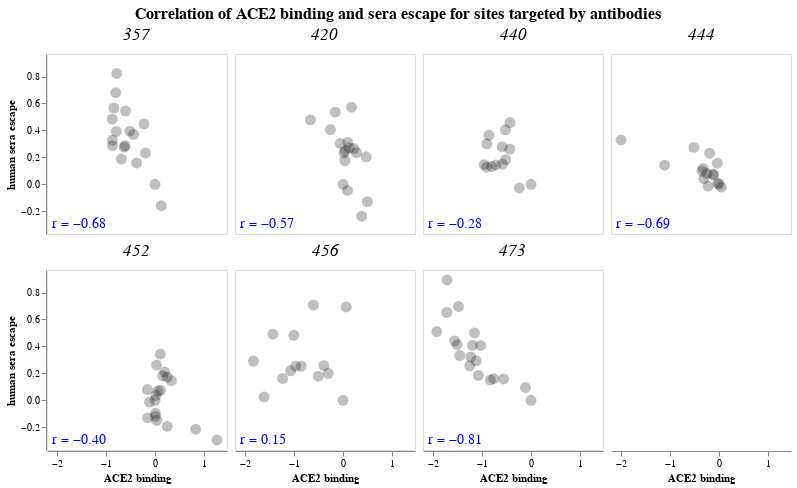

Write notebook code for a chart like this one.
### Markdown cell above
## Plot sites with serum escape

### Code cell
escape_sites = [357,420, 440, 444, 452, 456, 473]

filtered_XBB15_df = filtered_XBB15_df[filtered_XBB15_df['site'].isin(escape_sites)]

init_min_func_effect = -1.5

func_effects_slider = alt.param(
    value=init_min_func_effect,
    bind=alt.binding_range(
        name="minimum spike-mediated entry",
        min=filtered_XBB15_df["spike mediated entry"].min(),
        max=0,
    ),
)

affinity_escape_corr_base = (
    alt.Chart(filtered_XBB15_df)
    .add_params(func_effects_slider)
    .transform_filter(alt.datum["spike mediated entry"] >= func_effects_slider)
)


sera_affinity_escape_corr_chart = (
    (
        (
            affinity_escape_corr_base
            .encode(
                x=alt.X("ACE2 binding", scale=alt.Scale(nice=False, padding=10)),
                y=alt.Y("human sera escape", scale=alt.Scale(nice=False, padding=10)),
                tooltip=filtered_XBB15_df.columns.tolist(),   
            )           
            .mark_circle(color="black", opacity=0.25, size=120)
        )
        + (
            affinity_escape_corr_base
            .transform_regression("ACE2 binding", "human sera escape", params=True)
            .transform_calculate(
                r=alt.expr.if_(
                    alt.datum["coef"][1] > 0,
                    alt.expr.sqrt(alt.datum["rSquared"]),
                    -alt.expr.sqrt(alt.datum["rSquared"]),
                ),
                r_text="r = " + alt.expr.format(alt.datum["r"], ".2f"),
            )
            .encode(
                text="r_text:N",
                x=alt.value(5),
                y=alt.value(170),
            )
            .mark_text(size=14, align="left", color="blue")
        )
    )
    .properties(
        width=180,
        height=180,
    )
    .facet(
        facet=alt.Facet(
            'site',
            title=None,
            header=alt.Header(
                titleFontSize=21,
                titleFontWeight='normal',
                titlePadding=5,
                labelFontSize=17,
                labelFontStyle='italic'
            )
        ),
        spacing=6,
        columns=4
    )
    .configure_axis(grid=False)
    .properties(
        title=alt.TitleParams(
            "Correlation of ACE2 binding and sera escape for sites targeted by antibodies ",
            anchor="middle",
            fontSize=16,
        ),
    )
)
sera_affinity_escape_corr_chart

### Figure 1 — Vega-Lite specification as saved in the notebook (floating-point values rounded to 4 significant figures)
{"config": {"view": {"continuousWidth": 300, "continuousHeight": 300}, "axis": {"grid": false}}, "data": {"name": "data-ba4017f2d4fd5fbc0affdaf411d15172"}, "facet": {"field": "site", "header": {"labelFontSize": 17, "labelFontStyle": "italic", "titleFontSize": 21, "titleFontWeight": "normal", "titlePadding": 5}, "title": null, "type": "quantitative"}, "spec": {"layer": [{"mark": {"type": "circle", "color": "black", "opacity": 0.25, "size": 120}, "encoding": {"tooltip": [{"field": "site", "type": "quantitative"}, {"field": "wildtype", "type": "nominal"}, {"field": "mutant", "type": "nominal"}, {"field": "human sera escape", "type": "quantitative"}, {"field": "spike mediated entry", "type": "quantitative"}, {"field": "ACE2 binding", "type": "quantitative"}, {"field": "sequential_site", "type": "quantitative"}, {"field": "region", "type": "nominal"}, {"field": "mutation", "type": "nominal"}, {"field": "correlation_text", "type": "nominal"}, {"field": "correlation", "type": "quantitative"}], "x": {"field": "ACE2 binding", "scale": {"nice": false, "padding": 10}, "type": "quantitative"}, "y": {"field": "human sera escape", "scale": {"nice": false, "padding": 10}, "type": "quantitative"}}, "transform": [{"filter": "(datum['spike mediated entry'] >= param_4)"}]}, {"mark": {"type": "text", "align": "left", "color": "blue", "size": 14}, "encoding": {"text": {"field": "r_text", "type": "nominal"}, "x": {"value": 5}, "y": {"value": 170}}, "transform": [{"filter": "(datum['spike mediated entry'] >= param_4)"}, {"on": "ACE2 binding", "regression": "human sera escape", "params": true}, {"calculate": "if((datum['coef'][1] > 0),sqrt(datum['rSquared']),(-sqrt(datum['rSquared'])))", "as": "r"}, {"calculate": "('r = ' + format(datum['r'],'.2f'))", "as": "r_text"}]}], "height": 180, "width": 180}, "columns": 4, "params": [{"name": "param_4", "bind": {"input": "range", "max": 0, "min": -1.359, "name": "minimum spike-mediated entry"}, "value": -1.5}], "spacing": 6, "title": {"text": "Correlation of ACE2 binding and sera escape for sites targeted by antibodies ", "anchor": "middle", "fontSize": 16}, "$schema": "https://vega.github.io/schema/vega-lite/v5.15.1.json", "datasets": {"data-ba4017f2d4fd5fbc0affdaf411d15172": [{"site": 357, "wildtype": "R", "mutant": "C", "human sera escape": 0.2326, "spike mediated entry": -0.5789, "ACE2 binding": -0.1957, "sequential_site": 353, "region": "RBD", "mutation": "R357C", "correlation_text": "R = -0.68", "correlation": -0.6802}, {"site": 357, "wildtype": "R", "mutant": "D", "human sera escape": 0.1876, "spike mediated entry": -0.4634, "ACE2 binding": -0.6879, "sequential_site": 353, "region": "RBD", "mutation": "R357D", "correlation_text": "R = -0.68", "correlation": -0.6802}, {"site": 357, "wildtype": "R", "mutant": "E", "human sera escape": 0.4831, "spike mediated entry": -0.384, "ACE2 binding": -0.8746, "sequential_site": 353, "region": "RBD", "mutation": "R357E", "correlation_text": "R = -0.68", "correlation": -0.6802}, {"site": 357, "wildtype": "R", "mutant": "G", "human sera escape": 0.2755, "spike mediated entry": -0.2635, "ACE2 binding": -0.6308, "sequential_site": 353, "region": "RBD", "mutation": "R357G", "correlation_text": "R = -0.68", "correlation": -0.6802}, {"site": 357, "wildtype": "R", "mutant": "H", "human sera escape": 0.8229, "spike mediated entry": -0.07824, "ACE2 binding": -0.7828, "sequential_site": 353, "region": "RBD", "mutation": "R357H", "correlation_text": "R = -0.68", "correlation": -0.6802}, {"site": 357, "wildtype": "R", "mutant": "I", "human sera escape": 0.1582, "spike mediated entry": -0.05026, "ACE2 binding": -0.3765, "sequential_site": 353, "region": "RBD", "mutation": "R357I", "correlation_text": "R = -0.68", "correlation": -0.6802}, {"site": 357, "wildtype": "R", "mutant": "K", "human sera escape": -0.159, "spike mediated entry": -0.02747, "ACE2 binding": 0.127, "sequential_site": 353, "region": "RBD", "mutation": "R357K", "correlation_text": "R = -0.68", "correlation": -0.6802}, {"site": 357, "wildtype": "R", "mutant": "L", "human sera escape": 0.3708, "spike mediated entry": 0.04549, "ACE2 binding": -0.4377, "sequential_site": 353, "region": "RBD", "mutation": "R357L", "correlation_text": "R = -0.68", "correlation": -0.6802}, {"site": 357, "wildtype": "R", "mutant": "M", "human sera escape": 0.5659, "spike mediated entry": 0.03384, "ACE2 binding": -0.8414, "sequential_site": 353, "region": "RBD", "mutation": "R357M", "correlation_text": "R = -0.68", "correlation": -0.6802}, {"site": 357, "wildtype": "R", "mutant": "N", "human sera escape": 0.4477, "spike mediated entry": -0.529, "ACE2 binding": -0.225, "sequential_site": 353, "region": "RBD", "mutation": "R357N", "correlation_text": "R = -0.68", "correlation": -0.6802}, {"site": 357, "wildtype": "R", "mutant": "P", "human sera escape": 0.6804, "spike mediated entry": -0.05469, "ACE2 binding": -0.8022, "sequential_site": 353, "region": "RBD", "mutation": "R357P", "correlation_text": "R = -0.68", "correlation": -0.6802}, {"site": 357, "wildtype": "R", "mutant": "Q", "human sera escape": 0.3926, "spike mediated entry": -0.1519, "ACE2 binding": -0.7932, "sequential_site": 353, "region": "RBD", "mutation": "R357Q", "correlation_text": "R = -0.68", "correlation": -0.6802}, {"site": 357, "wildtype": "R", "mutant": "S", "human sera escape": 0.2863, "spike mediated entry": -0.2156, "ACE2 binding": -0.8718, "sequential_site": 353, "region": "RBD", "mutation": "R357S", "correlation_text": "R = -0.68", "correlation": -0.6802}, {"site": 357, "wildtype": "R", "mutant": "T", "human sera escape": 0.3948, "spike mediated entry": -0.7528, "ACE2 binding": -0.5162, "sequential_site": 353, "region": "RBD", "mutation": "R357T", "correlation_text": "R = -0.68", "correlation": -0.6802}, {"site": 357, "wildtype": "R", "mutant": "V", "human sera escape": 0.3275, "spike mediated entry": 0.08032, "ACE2 binding": -0.8711, "sequential_site": 353, "region": "RBD", "mutation": "R357V", "correlation_text": "R = -0.68", "correlation": -0.6802}, {"site": 357, "wildtype": "R", "mutant": "W", "human sera escape": 0.5439, "spike mediated entry": -0.2416, "ACE2 binding": -0.6019, "sequential_site": 353, "region": "RBD", "mutation": "R357W", "correlation_text": "R = -0.68", "correlation": -0.6802}, {"site": 357, "wildtype": "R", "mutant": "Y", "human sera escape": 0.2869, "spike mediated entry": -0.04178, "ACE2 binding": -0.611, "sequential_site": 353, "region": "RBD", "mutation": "R357Y", "correlation_text": "R = -0.68", "correlation": -0.6802}, {"site": 357, "wildtype": "R", "mutant": "R", "human sera escape": 0.0, "spike mediated entry": 0.0, "ACE2 binding": 0.0, "sequential_site": 353, "region": "RBD", "mutation": "R357R", "correlation_text": "R = -0.68", "correlation": -0.6802}, {"site": 420, "wildtype": "D", "mutant": "A", "human sera escape": 0.2335, "spike mediated entry": -0.08963, "ACE2 binding": 0.01822, "sequential_site": 416, "region": "RBD", "mutation": "D420A", "correlation_text": "R = -0.57", "correlation": -0.571}, {"site": 420, "wildtype": "D", "mutant": "C", "human sera escape": 0.2714, "spike mediated entry": -0.5093, "ACE2 binding": 0.126, "sequential_site": 416, "region": "RBD", "mutation": "D420C", "correlation_text": "R = -0.57", "correlation": -0.571}, {"site": 420, "wildtype": "D", "mutant": "E", "human sera escape": -0.1286, "spike mediated entry": -0.4288, "ACE2 binding": 0.4977, "sequential_site": 416, "region": "RBD", "mutation": "D420E", "correlation_text": "R = -0.57", "correlation": -0.571}, {"site": 420, "wildtype": "D", "mutant": "F", "human sera escape": 0.5354, "spike mediated entry": -0.1524, "ACE2 binding": -0.1582, "sequential_site": 416, "region": "RBD", "mutation": "D420F", "correlation_text": "R = -0.57", "correlation": -0.571}, {"site": 420, "wildtype": "D", "mutant": "G", "human sera escape": 0.3119, "spike mediated entry": -0.6732, "ACE2 binding": 0.09659, "sequential_site": 416, "region": "RBD", "mutation": "D420G", "correlation_text": "R = -0.57", "correlation": -0.571}, {"site": 420, "wildtype": "D", "mutant": "H", "human sera escape": 0.2347, "spike mediated entry": -0.1092, "ACE2 binding": 0.2772, "sequential_site": 416, "region": "RBD", "mutation": "D420H", "correlation_text": "R = -0.57", "correlation": -0.571}, {"site": 420, "wildtype": "D", "mutant": "K", "human sera escape": 0.2043, "spike mediated entry": -0.6448, "ACE2 binding": 0.4742, "sequential_site": 416, "region": "RBD", "mutation": "D420K", "correlation_text": "R = -0.57", "correlation": -0.571}, {"site": 420, "wildtype": "D", "mutant": "M", "human sera escape": 0.1753, "spike mediated entry": -0.3529, "ACE2 binding": 0.03823, "sequential_site": 416, "region": "RBD", "mutation": "D420M", "correlation_text": "R = -0.57", "correlation": -0.571}, {"site": 420, "wildtype": "D", "mutant": "N", "human sera escape": 0.5724, "spike mediated entry": -0.05154, "ACE2 binding": 0.174, "sequential_site": 416, "region": "RBD", "mutation": "D420N", "correlation_text": "R = -0.57", "correlation": -0.571}, {"site": 420, "wildtype": "D", "mutant": "Q", "human sera escape": -0.04526, "spike mediated entry": -0.2388, "ACE2 binding": 0.09217, "sequential_site": 416, "region": "RBD", "mutation": "D420Q", "correlation_text": "R = -0.57", "correlation": -0.571}, {"site": 420, "wildtype": "D", "mutant": "R", "human sera escape": 0.4068, "spike mediated entry": -0.7003, "ACE2 binding": -0.2568, "sequential_site": 416, "region": "RBD", "mutation": "D420R", "correlation_text": "R = -0.57", "correlation": -0.571}, {"site": 420, "wildtype": "D", "mutant": "S", "human sera escape": 0.3036, "spike mediated entry": -0.08148, "ACE2 binding": -0.05797, "sequential_site": 416, "region": "RBD", "mutation": "D420S", "correlation_text": "R = -0.57", "correlation": -0.571}, {"site": 420, "wildtype": "D", "mutant": "T", "human sera escape": 0.2488, "spike mediated entry": -0.2799, "ACE2 binding": 0.04526, "sequential_site": 416, "region": "RBD", "mutation": "D420T", "correlation_text": "R = -0.57", "correlation": -0.571}, {"site": 420, "wildtype": "D", "mutant": "V", "human sera escape": -0.2367, "spike mediated entry": -1.304, "ACE2 binding": 0.3806, "sequential_site": 416, "region": "RBD", "mutation": "D420V", "correlation_text": "R = -0.57", "correlation": -0.571}, {"site": 420, "wildtype": "D", "mutant": "W", "human sera escape": 0.4782, "spike mediated entry": -0.2707, "ACE2 binding": -0.6663, "sequential_site": 416, "region": "RBD", "mutation": "D420W", "correlation_text": "R = -0.57", "correlation": -0.571}, {"site": 420, "wildtype": "D", "mutant": "Y", "human sera escape": 0.2657, "spike mediated entry": -0.32, "ACE2 binding": 0.225, "sequential_site": 416, "region": "RBD", "mutation": "D420Y", "correlation_text": "R = -0.57", "correlation": -0.571}, {"site": 420, "wildtype": "D", "mutant": "D", "human sera escape": 0.0, "spike mediated entry": 0.0, "ACE2 binding": 0.0, "sequential_site": 416, "region": "RBD", "mutation": "D420D", "correlation_text": "R = -0.57", "correlation": -0.571}, {"site": 440, "wildtype": "K", "mutant": "A", "human sera escape": 0.2612, "spike mediated entry": -0.3045, "ACE2 binding": -0.4355, "sequential_site": 436, "region": "RBD", "mutation": "K440A", "correlation_text": "R = -0.28", "correlation": -0.2814}, {"site": 440, "wildtype": "K", "mutant": "E", "human sera escape": 0.3641, "spike mediated entry": 0.03627, "ACE2 binding": -0.861, "sequential_site": 436, "region": "RBD", "mutation": "K440E", "correlation_text": "R = -0.28", "correlation": -0.2814}, {"site": 440, "wildtype": "K", "mutant": "F", "human sera escape": 0.1496, "spike mediated entry": -0.6424, "ACE2 binding": -0.5861, "sequential_site": 436, "region": "RBD", "mutation": "K440F", "correlation_text": "R = -0.28", "correlation": -0.2814}, {"site": 440, "wildtype": "K", "mutant": "I", "human sera escape": 0.1435, "spike mediated entry": 0.07683, "ACE2 binding": -0.7169, "sequential_site": 436, "region": "RBD", "mutation": "K440I", "correlation_text": "R = -0.28", "correlation": -0.2814}, {"site": 440, "wildtype": "K", "mutant": "M", "human sera escape": 0.1456, "spike mediated entry": -0.04719, "ACE2 binding": -0.956, "sequential_site": 436, "region": "RBD", "mutation": "K440M", "correlation_text": "R = -0.28", "correlation": -0.2814}, {"site": 440, "wildtype": "K", "mutant": "N", "human sera escape": 0.4048, "spike mediated entry": -0.01255, "ACE2 binding": -0.5238, "sequential_site": 436, "region": "RBD", "mutation": "K440N", "correlation_text": "R = -0.28", "correlation": -0.2814}, {"site": 440, "wildtype": "K", "mutant": "P", "human sera escape": 0.3004, "spike mediated entry": -0.1515, "ACE2 binding": -0.9046, "sequential_site": 436, "region": "RBD", "mutation": "K440P", "correlation_text": "R = -0.28", "correlation": -0.2814}, {"site": 440, "wildtype": "K", "mutant": "Q", "human sera escape": 0.2783, "spike mediated entry": 0.01284, "ACE2 binding": -0.5891, "sequential_site": 436, "region": "RBD", "mutation": "K440Q", "correlation_text": "R = -0.28", "correlation": -0.2814}, {"site": 440, "wildtype": "K", "mutant": "R", "human sera escape": -0.02675, "spike mediated entry": -0.07078, "ACE2 binding": -0.2379, "sequential_site": 436, "region": "RBD", "mutation": "K440R", "correlation_text": "R = -0.28", "correlation": -0.2814}, {"site": 440, "wildtype": "K", "mutant": "S", "human sera escape": 0.1831, "spike mediated entry": -0.134, "ACE2 binding": -0.5166, "sequential_site": 436, "region": "RBD", "mutation": "K440S", "correlation_text": "R = -0.28", "correlation": -0.2814}, {"site": 440, "wildtype": "K", "mutant": "T", "human sera escape": 0.1273, "spike mediated entry": 0.00435, "ACE2 binding": -0.909, "sequential_site": 436, "region": "RBD", "mutation": "K440T", "correlation_text": "R = -0.28", "correlation": -0.2814}, {"site": 440, "wildtype": "K", "mutant": "V", "human sera escape": 0.1322, "spike mediated entry": 0.09473, "ACE2 binding": -0.802, "sequential_site": 436, "region": "RBD", "mutation": "K440V", "correlation_text": "R = -0.28", "correlation": -0.2814}, {"site": 440, "wildtype": "K", "mutant": "W", "human sera escape": 0.4584, "spike mediated entry": 0.03784, "ACE2 binding": -0.4307, "sequential_site": 436, "region": "RBD", "mutation": "K440W", "correlation_text": "R = -0.28", "correlation": -0.2814}, {"site": 440, "wildtype": "K", "mutant": "K", "human sera escape": 0.0, "spike mediated entry": 0.0, "ACE2 binding": 0.0, "sequential_site": 436, "region": "RBD", "mutation": "K440K", "correlation_text": "R = -0.28", "correlation": -0.2814}, {"site": 444, "wildtype": "K", "mutant": "-", "human sera escape": 0.3289, "spike mediated entry": -0.7108, "ACE2 binding": -2.005, "sequential_site": 440, "region": "RBD", "mutation": "K444-", "correlation_text": "R = -0.69", "correlation": -0.6884}, {"site": 444, "wildtype": "K", "mutant": "A", "human sera escape": 0.1421, "spike mediated entry": 0.01101, "ACE2 binding": -1.114, "sequential_site": 440, "region": "RBD", "mutation": "K444A", "correlation_text": "R = -0.69", "correlation": -0.6884}, {"site": 444, "wildtype": "K", "mutant": "C", "human sera escape": 0.06873, "spike mediated entry": 0.03239, "ACE2 binding": -0.1109, "sequential_site": 440, "region": "RBD", "mutation": "K444C", "correlation_text": "R = -0.69", "correlation": -0.6884}, {"site": 444, "wildtype": "K", "mutant": "D", "human sera escape": 0.2741, "spike mediated entry": -0.0104, "ACE2 binding": -0.5119, "sequential_site": 440, "region": "RBD", "mutation": "K444D", "correlation_text": "R = -0.69", "correlation": -0.6884}, {"site": 444, "wildtype": "K", "mutant": "E", "human sera escape": 0.04189, "spike mediated entry": 0.008505, "ACE2 binding": -0.3103, "sequential_site": 440, "region": "RBD", "mutation": "K444E", "correlation_text": "R = -0.69", "correlation": -0.6884}, {"site": 444, "wildtype": "K", "mutant": "G", "human sera escape": 0.07981, "spike mediated entry": -0.03945, "ACE2 binding": -0.2475, "sequential_site": 440, "region": "RBD", "mutation": "K444G", "correlation_text": "R = -0.69", "correlation": -0.6884}, {"site": 444, "wildtype": "K", "mutant": "H", "human sera escape": 0.1179, "spike mediated entry": 0.08149, "ACE2 binding": -0.3261, "sequential_site": 440, "region": "RBD", "mutation": "K444H", "correlation_text": "R = -0.69", "correlation": -0.6884}, {"site": 444, "wildtype": "K", "mutant": "M", "human sera escape": 0.1568, "spike mediated entry": 0.0321, "ACE2 binding": -0.03545, "sequential_site": 440, "region": "RBD", "mutation": "K444M", "correlation_text": "R = -0.69", "correlation": -0.6884}, {"site": 444, "wildtype": "K", "mutant": "N", "human sera escape": 0.009039, "spike mediated entry": 0.00974, "ACE2 binding": -0.02242, "sequential_site": 440, "region": "RBD", "mutation": "K444N", "correlation_text": "R = -0.69", "correlation": -0.6884}, {"site": 444, "wildtype": "K", "mutant": "Q", "human sera escape": -0.01297, "spike mediated entry": -0.0956, "ACE2 binding": -0.224, "sequential_site": 440, "region": "RBD", "mutation": "K444Q", "correlation_text": "R = -0.69", "correlation": -0.6884}, {"site": 444, "wildtype": "K", "mutant": "R", "human sera escape": -0.02104, "spike mediated entry": -0.05194, "ACE2 binding": 0.04488, "sequential_site": 440, "region": "RBD", "mutation": "K444R", "correlation_text": "R = -0.69", "correlation": -0.6884}, {"site": 444, "wildtype": "K", "mutant": "S", "human sera escape": 0.2309, "spike mediated entry": -0.1045, "ACE2 binding": -0.1923, "sequential_site": 440, "region": "RBD", "mutation": "K444S", "correlation_text": "R = -0.69", "correlation": -0.6884}, {"site": 444, "wildtype": "K", "mutant": "T", "human sera escape": 0.09751, "spike mediated entry": 0.1281, "ACE2 binding": -0.3462, "sequential_site": 440, "region": "RBD", "mutation": "K444T", "correlation_text": "R = -0.69", "correlation": -0.6884}, {"site": 444, "wildtype": "K", "mutant": "W", "human sera escape": 0.07721, "spike mediated entry": -0.1588, "ACE2 binding": -0.1248, "sequential_site": 440, "region": "RBD", "mutation": "K444W", "correlation_text": "R = -0.69", "correlation": -0.6884}, {"site": 444, "wildtype": "K", "mutant": "K", "human sera escape": 0.0, "spike mediated entry": 0.0, "ACE2 binding": 0.0, "sequential_site": 440, "region": "RBD", "mutation": "K444K", "correlation_text": "R = -0.69", "correlation": -0.6884}, {"site": 452, "wildtype": "L", "mutant": "A", "human sera escape": 0.06881, "spike mediated entry": -0.05028, "ACE2 binding": 0.05768, "sequential_site": 448, "region": "RBD", "mutation": "L452A", "correlation_text": "R = -0.40", "correlation": -0.4027}, {"site": 452, "wildtype": "L", "mutant": "C", "human sera escape": 0.1457, "spike mediated entry": -0.2767, "ACE2 binding": 0.3361, "sequential_site": 448, "region": "RBD", "mutation": "L452C", "correlation_text": "R = -0.40", "correlation": -0.4027}, {"site": 452, "wildtype": "L", "mutant": "D", "human sera escape": 0.2626, "spike mediated entry": -0.02182, "ACE2 binding": 0.03213, "sequential_site": 448, "region": "RBD", "mutation": "L452D", "correlation_text": "R = -0.40", "correlation": -0.4027}, {"site": 452, "wildtype": "L", "mutant": "E", "human sera escape": 0.08008, "spike mediated entry": -0.1731, "ACE2 binding": -0.1567, "sequential_site": 448, "region": "RBD", "mutation": "L452E", "correlation_text": "R = -0.40", "correlation": -0.4027}, {"site": 452, "wildtype": "L", "mutant": "F", "human sera escape": -0.01257, "spike mediated entry": -0.1984, "ACE2 binding": -0.1149, "sequential_site": 448, "region": "RBD", "mutation": "L452F", "correlation_text": "R = -0.40", "correlation": -0.4027}, {"site": 452, "wildtype": "L", "mutant": "G", "human sera escape": -0.1934, "spike mediated entry": 0.03739, "ACE2 binding": 0.2503, "sequential_site": 448, "region": "RBD", "mutation": "L452G", "correlation_text": "R = -0.40", "correlation": -0.4027}, {"site": 452, "wildtype": "L", "mutant": "H", "human sera escape": 0.03686, "spike mediated entry": 0.02436, "ACE2 binding": 0.01964, "sequential_site": 448, "region": "RBD", "mutation": "L452H", "correlation_text": "R = -0.40", "correlation": -0.4027}, {"site": 452, "wildtype": "L", "mutant": "I", "human sera escape": -0.1304, "spike mediated entry": -0.01199, "ACE2 binding": -0.1502, "sequential_site": 448, "region": "RBD", "mutation": "L452I", "correlation_text": "R = -0.40", "correlation": -0.4027}, {"site": 452, "wildtype": "L", "mutant": "K", "human sera escape": 0.1721, "spike mediated entry": 0.1442, "ACE2 binding": 0.2513, "sequential_site": 448, "region": "RBD", "mutation": "L452K", "correlation_text": "R = -0.40", "correlation": -0.4027}, {"site": 452, "wildtype": "L", "mutant": "M", "human sera escape": -0.1193, "spike mediated entry": -0.148, "ACE2 binding": 0.006477, "sequential_site": 448, "region": "RBD", "mutation": "L452M", "correlation_text": "R = -0.40", "correlation": -0.4027}, {"site": 452, "wildtype": "L", "mutant": "N", "human sera escape": -0.1493, "spike mediated entry": -0.0405, "ACE2 binding": 0.03574, "sequential_site": 448, "region": "RBD", "mutation": "L452N", "correlation_text": "R = -0.40", "correlation": -0.4027}, {"site": 452, "wildtype": "L", "mutant": "Q", "human sera escape": 0.2096, "spike mediated entry": -0.1389, "ACE2 binding": 0.197, "sequential_site": 448, "region": "RBD", "mutation": "L452Q", "correlation_text": "R = -0.40", "correlation": -0.4027}, {"site": 452, "wildtype": "L", "mutant": "R", "human sera escape": 0.1816, "spike mediated entry": 0.1286, "ACE2 binding": 0.1571, "sequential_site": 448, "region": "RBD", "mutation": "L452R", "correlation_text": "R = -0.40", "correlation": -0.4027}, {"site": 452, "wildtype": "L", "mutant": "S", "human sera escape": -0.2141, "spike mediated entry": -0.2193, "ACE2 binding": 0.8309, "sequential_site": 448, "region": "RBD", "mutation": "L452S", "correlation_text": "R = -0.40", "correlation": -0.4027}, {"site": 452, "wildtype": "L", "mutant": "T", "human sera escape": -0.2946, "spike mediated entry": -0.4798, "ACE2 binding": 1.268, "sequential_site": 448, "region": "RBD", "mutation": "L452T", "correlation_text": "R = -0.40", "correlation": -0.4027}, {"site": 452, "wildtype": "L", "mutant": "V", "human sera escape": 0.07435, "spike mediated entry": -0.03466, "ACE2 binding": 0.1125, "sequential_site": 448, "region": "RBD", "mutation": "L452V", "correlation_text": "R = -0.40", "correlation": -0.4027}, {"site": 452, "wildtype": "L", "mutant": "W", "human sera escape": -0.09617, "spike mediated entry": 0.04109, "ACE2 binding": 0.008598, "sequential_site": 448, "region": "RBD", "mutation": "L452W", "correlation_text": "R = -0.40", "correlation": -0.4027}, {"site": 452, "wildtype": "L", "mutant": "Y", "human sera escape": 0.3428, "spike mediated entry": 0.002831, "ACE2 binding": 0.1094, "sequential_site": 448, "region": "RBD", "mutation": "L452Y", "correlation_text": "R = -0.40", "correlation": -0.4027}, {"site": 452, "wildtype": "L", "mutant": "L", "human sera escape": 0.0, "spike mediated entry": 0.0, "ACE2 binding": 0.0, "sequential_site": 448, "region": "RBD", "mutation": "L452L", "correlation_text": "R = -0.40", "correlation": -0.4027}, {"site": 456, "wildtype": "F", "mutant": "A", "human sera escape": 0.4906, "spike mediated entry": -0.2121, "ACE2 binding": -1.433, "sequential_site": 452, "region": "RBD", "mutation": "F456A", "correlation_text": "R = 0.15", "correlation": 0.1492}, {"site": 456, "wildtype": "F", "mutant": "D", "human sera escape": 0.2191, "spike mediated entry": -0.2745, "ACE2 binding": -1.072, "sequential_site": 452, "region": "RBD", "mutation": "F456D", "correlation_text": "R = 0.15", "correlation": 0.1492}, {"site": 456, "wildtype": "F", "mutant": "G", "human sera escape": 0.1787, "spike mediated entry": -0.05422, "ACE2 binding": -0.5038, "sequential_site": 452, "region": "RBD", "mutation": "F456G", "correlation_text": "R = 0.15", "correlation": 0.1492}, {"site": 456, "wildtype": "F", "mutant": "H", "human sera escape": 0.2537, "spike mediated entry": 0.05081, "ACE2 binding": -0.9693, "sequential_site": 452, "region": "RBD", "mutation": "F456H", "correlation_text": "R = 0.15", "correlation": 0.1492}, {"site": 456, "wildtype": "F", "mutant": "I", "human sera escape": 0.1619, "spike mediated entry": -0.03174, "ACE2 binding": -1.234, "sequential_site": 452, "region": "RBD", "mutation": "F456I", "correlation_text": "R = 0.15", "correlation": 0.1492}, {"site": 456, "wildtype": "F", "mutant": "L", "human sera escape": 0.2001, "spike mediated entry": -0.02328, "ACE2 binding": -0.3013, "sequential_site": 452, "region": "RBD", "mutation": "F456L", "correlation_text": "R = 0.15", "correlation": 0.1492}, {"site": 456, "wildtype": "F", "mutant": "N", "human sera escape": 0.253, "spike mediated entry": -0.2327, "ACE2 binding": -0.8558, "sequential_site": 452, "region": "RBD", "mutation": "F456N", "correlation_text": "R = 0.15", "correlation": 0.1492}, {"site": 456, "wildtype": "F", "mutant": "R", "human sera escape": 0.6926, "spike mediated entry": 0.05425, "ACE2 binding": 0.06597, "sequential_site": 452, "region": "RBD", "mutation": "F456R", "correlation_text": "R = 0.15", "correlation": 0.1492}, {"site": 456, "wildtype": "F", "mutant": "S", "human sera escape": 0.7081, "spike mediated entry": -0.2781, "ACE2 binding": -0.6061, "sequential_site": 452, "region": "RBD", "mutation": "F456S", "correlation_text": "R = 0.15", "correlation": 0.1492}, {"site": 456, "wildtype": "F", "mutant": "T", "human sera escape": 0.4824, "spike mediated entry": -0.2327, "ACE2 binding": -1.006, "sequential_site": 452, "region": "RBD", "mutation": "F456T", "correlation_text": "R = 0.15", "correlation": 0.1492}, {"site": 456, "wildtype": "F", "mutant": "V", "human sera escape": 0.2575, "spike mediated entry": 0.05087, "ACE2 binding": -0.3911, "sequential_site": 452, "region": "RBD", "mutation": "F456V", "correlation_text": "R = 0.15", "correlation": 0.1492}, {"site": 456, "wildtype": "F", "mutant": "W", "human sera escape": 0.02462, "spike mediated entry": 0.08546, "ACE2 binding": -1.615, "sequential_site": 452, "region": "RBD", "mutation": "F456W", "correlation_text": "R = 0.15", "correlation": 0.1492}, {"site": 456, "wildtype": "F", "mutant": "Y", "human sera escape": 0.2912, "spike mediated entry": -0.1895, "ACE2 binding": -1.832, "sequential_site": 452, "region": "RBD", "mutation": "F456Y", "correlation_text": "R = 0.15", "correlation": 0.1492}, {"site": 456, "wildtype": "F", "mutant": "F", "human sera escape": 0.0, "spike mediated entry": 0.0, "ACE2 binding": 0.0, "sequential_site": 452, "region": "RBD", "mutation": "F456F", "correlation_text": "R = 0.15", "correlation": 0.1492}, {"site": 473, "wildtype": "Y", "mutant": "A", "human sera escape": 0.4073, "spike mediated entry": -0.315, "ACE2 binding": -1.031, "sequential_site": 469, "region": "RBD", "mutation": "Y473A", "correlation_text": "R = -0.81", "correlation": -0.8094}, {"site": 473, "wildtype": "Y", "mutant": "C", "human sera escape": 0.1852, "spike mediated entry": -1.359, "ACE2 binding": -1.077, "sequential_site": 469, "region": "RBD", "mutation": "Y473C", "correlation_text": "R = -0.81", "correlation": -0.8094}, {"site": 473, "wildtype": "Y", "mutant": "D", "human sera escape": 0.893, "spike mediated entry": -0.1588, "ACE2 binding": -1.718, "sequential_site": 469, "region": "RBD", "mutation": "Y473D", "correlation_text": "R = -0.81", "correlation": -0.8094}, {"site": 473, "wildtype": "Y", "mutant": "E", "human sera escape": 0.2933, "spike mediated entry": 0.04367, "ACE2 binding": -1.12, "sequential_site": 469, "region": "RBD", "mutation": "Y473E", "correlation_text": "R = -0.81", "correlation": -0.8094}, {"site": 473, "wildtype": "Y", "mutant": "F", "human sera escape": 0.09453, "spike mediated entry": -0.1012, "ACE2 binding": -0.114, "sequential_site": 469, "region": "RBD", "mutation": "Y473F", "correlation_text": "R = -0.81", "correlation": -0.8094}, {"site": 473, "wildtype": "Y", "mutant": "G", "human sera escape": 0.6518, "spike mediated entry": -0.3427, "ACE2 binding": -1.723, "sequential_site": 469, "region": "RBD", "mutation": "Y473G", "correlation_text": "R = -0.81", "correlation": -0.8094}, {"site": 473, "wildtype": "Y", "mutant": "H", "human sera escape": 0.1588, "spike mediated entry": -0.06732, "ACE2 binding": -0.5603, "sequential_site": 469, "region": "RBD", "mutation": "Y473H", "correlation_text": "R = -0.81", "correlation": -0.8094}, {"site": 473, "wildtype": "Y", "mutant": "I", "human sera escape": 0.3322, "spike mediated entry": -0.08181, "ACE2 binding": -1.459, "sequential_site": 469, "region": "RBD", "mutation": "Y473I", "correlation_text": "R = -0.81", "correlation": -0.8094}, {"site": 473, "wildtype": "Y", "mutant": "K", "human sera escape": 0.6967, "spike mediated entry": -0.7767, "ACE2 binding": -1.482, "sequential_site": 469, "region": "RBD", "mutation": "Y473K", "correlation_text": "R = -0.81", "correlation": -0.8094}, {"site": 473, "wildtype": "Y", "mutant": "L", "human sera escape": 0.256, "spike mediated entry": -0.04918, "ACE2 binding": -1.255, "sequential_site": 469, "region": "RBD", "mutation": "Y473L", "correlation_text": "R = -0.81", "correlation": -0.8094}, {"site": 473, "wildtype": "Y", "mutant": "M", "human sera escape": 0.1608, "spike mediated entry": -0.2904, "ACE2 binding": -0.7608, "sequential_site": 469, "region": "RBD", "mutation": "Y473M", "correlation_text": "R = -0.81", "correlation": -0.8094}, {"site": 473, "wildtype": "Y", "mutant": "N", "human sera escape": 0.4408, "spike mediated entry": -0.2971, "ACE2 binding": -1.562, "sequential_site": 469, "region": "RBD", "mutation": "Y473N", "correlation_text": "R = -0.81", "correlation": -0.8094}, {"site": 473, "wildtype": "Y", "mutant": "Q", "human sera escape": 0.4126, "spike mediated entry": -0.223, "ACE2 binding": -1.509, "sequential_site": 469, "region": "RBD", "mutation": "Y473Q", "correlation_text": "R = -0.81", "correlation": -0.8094}, {"site": 473, "wildtype": "Y", "mutant": "R", "human sera escape": 0.4082, "spike mediated entry": -0.4461, "ACE2 binding": -1.198, "sequential_site": 469, "region": "RBD", "mutation": "Y473R", "correlation_text": "R = -0.81", "correlation": -0.8094}, {"site": 473, "wildtype": "Y", "mutant": "S", "human sera escape": 0.5005, "spike mediated entry": -0.3185, "ACE2 binding": -1.156, "sequential_site": 469, "region": "RBD", "mutation": "Y473S", "correlation_text": "R = -0.81", "correlation": -0.8094}, {"site": 473, "wildtype": "Y", "mutant": "T", "human sera escape": 0.3208, "spike mediated entry": -0.1434, "ACE2 binding": -1.232, "sequential_site": 469, "region": "RBD", "mutation": "Y473T", "correlation_text": "R = -0.81", "correlation": -0.8094}, {"site": 473, "wildtype": "Y", "mutant": "V", "human sera escape": 0.51, "spike mediated entry": -0.3284, "ACE2 binding": -1.93, "sequential_site": 469, "region": "RBD", "mutation": "Y473V", "correlation_text": "R = -0.81", "correlation": -0.8094}, {"site": 473, "wildtype": "Y", "mutant": "W", "human sera escape": 0.1502, "spike mediated entry": -0.06885, "ACE2 binding": -0.8325, "sequential_site": 469, "region": "RBD", "mutation": "Y473W", "correlation_text": "R = -0.81", "correlation": -0.8094}, {"site": 473, "wildtype": "Y", "mutant": "Y", "human sera escape": 0.0, "spike mediated entry": 0.0, "ACE2 binding": 0.0, "sequential_site": 469, "region": "RBD", "mutation": "Y473Y", "correlation_text": "R = -0.81", "correlation": -0.8094}]}}
